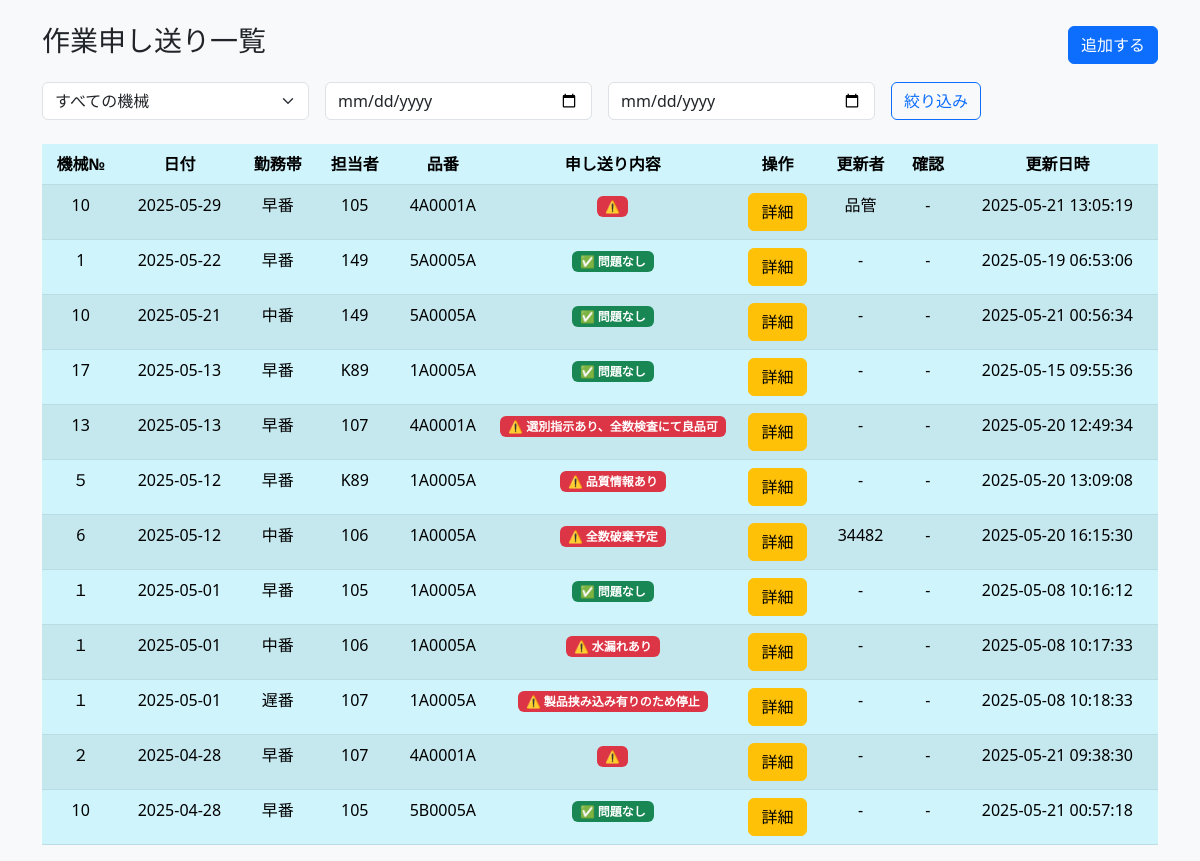
Before: / with the older database file.
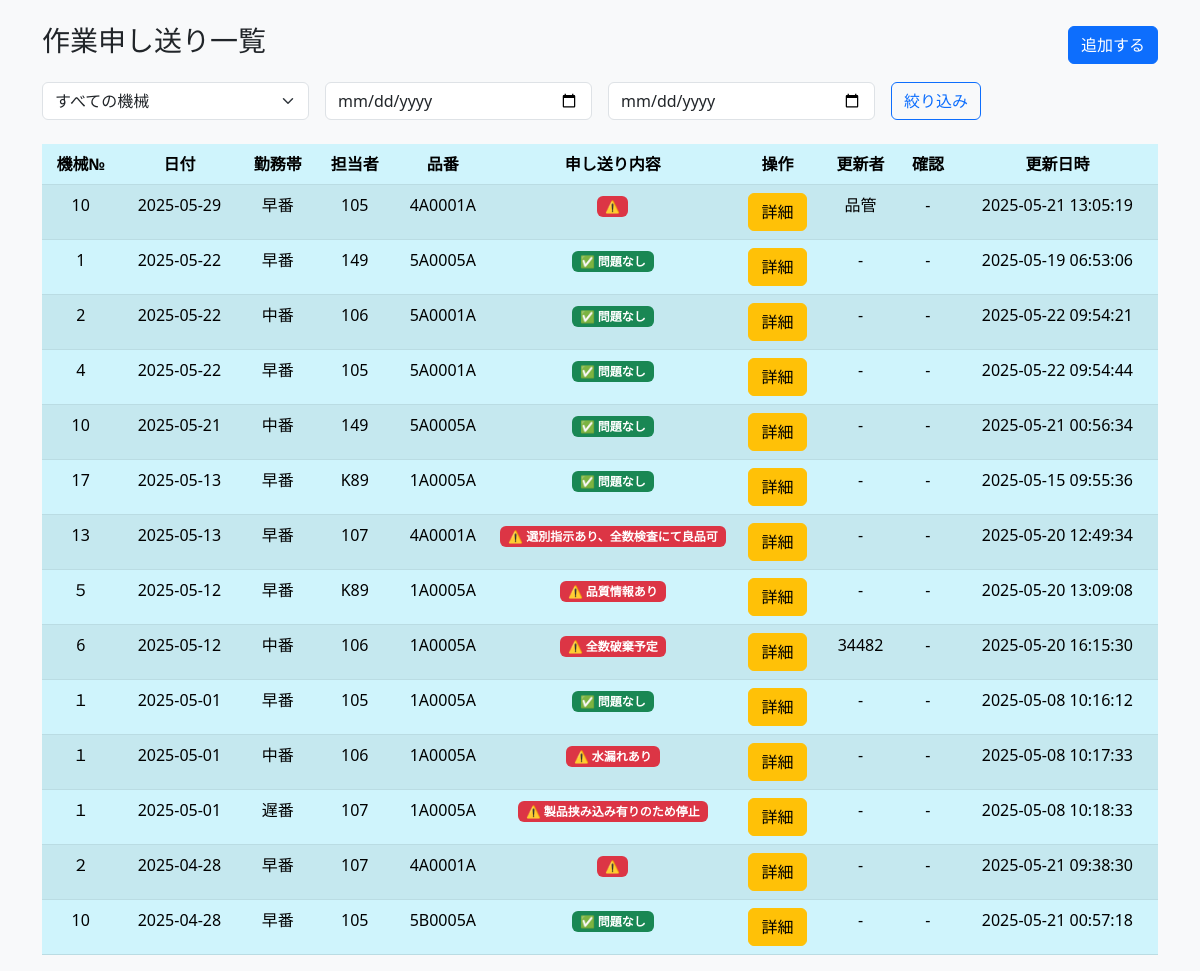
After: the same page with the newer database file.
### tables this page shows
CREATE TABLE work_notes (
        id INTEGER PRIMARY KEY AUTOINCREMENT,
        machine_no TEXT NOT NULL,           -- 機械番号
        date DATE NOT NULL,                 -- 日付
        shift TEXT NOT NULL,                -- 勤務帯（例：早番、遅番など）
        operator TEXT NOT NULL,             -- 担当者
        product_no TEXT NOT NULL,           -- 品番
        note TEXT NOT NULL,                 -- 申し送り内容
        created_at TIMESTAMP DEFAULT CURRENT_TIMESTAMP,
        updated_at TIMESTAMP DEFAULT CURRENT_TIMESTAMP
    , additional_note TEXT, updated_by TEXT, updater TEXT, resolved BOOLEAN DEFAULT 0, status TEXT DEFAULT 'no_issue');

### app.py (the view)
@app.route("/", methods=["GET", "POST"])
def index():
    if request.method == "POST":
        machine_no = request.form["machine_no"]
        date = request.form["date"]
        shift = request.form["shift"]
        operator = request.form["operator"]
        product_no = request.form["product_no"]
        note = request.form["note"]
        add_work_note(machine_no, date, shift, operator, product_no, note)
        return redirect(url_for("index"))
    else:
        machine_no = request.args.get("machine_no")
        start_date = request.args.get("start_date")
        end_date = request.args.get("end_date")
        work_notes = get_filtered_work_notes(machine_no, start_date, end_date)
        machine_nos = get_machine_nos()  # ← 機械№一覧
        return render_template("index.html", work_notes=work_notes, machine_nos=machine_nos)

### database.py (called while the page is built)
def get_connection_db():
    conn = sqlite3.connect("todo.db")
    conn.row_factory = sqlite3.Row
    return conn

def get_machine_nos():
    conn = get_connection_db()
    c = conn.cursor()
    c.execute("SELECT DISTINCT machine_no FROM work_notes ORDER BY machine_no")
    return [row["machine_no"] for row in c.fetchall()]

def get_filtered_work_notes(machine_no=None, start_date=None, end_date=None):
    conn = get_connection_db()
    c = conn.cursor()
    query = """
        SELECT id, machine_no, date, shift, operator, product_no, note, updater, updated_at
        FROM work_notes
        WHERE 1=1
    """
    params = []
    if machine_no:
        query += " AND machine_no = ?"
        params.append(machine_no)
    if start_date:
        query += " AND date >= ?"
        params.append(start_date)
    if end_date:
        query += " AND date <= ?"
        params.append(end_date)
    query += " ORDER BY date DESC"
    c.execute(query, params)
    work_notes = c.fetchall()
    conn.close()
    return work_notes

### templates/index.html (shortened to what this page needs)
<!DOCTYPE html>
<html lang="ja">
<head>
    <link href="https://cdn.jsdelivr.net/npm/bootstrap@5.3.0/dist/css/bootstrap.min.css" rel="stylesheet">
</head>
<body class="bg-light">
    <div class="container mt-4">
        <div class="d-flex justify-content-between align-items-center mb-3">
            <h3>作業申し送り一覧</h3>
            <button class="btn btn-primary" data-bs-toggle="collapse" data-bs-target="#addform">追加する</button>
        </div>
        <form method="get" class="row g-3 mb-4">
            <div class="col-md-3">
                <select name="machine_no" class="form-select">
                    <option value="">すべての機械</option>
                </select>
            </div>
            <div class="col-md-3">
                <input type="date" name="start_date" class="form-control" value="{{ request.args.get('start_date', '') }}">
            </div>
            <div class="col-md-3">
                <input type="date" name="end_date" class="form-control" value="{{ request.args.get('end_date', '') }}">
            </div>
            <div class="col-md-2">
                <button type="submit" class="btn btn-outline-primary">絞り込み</button>
            </div>
        </form>
        <table class="table table-striped table-hover text-center table-info">
            <thead>
                <tr>
                    <th>機械№</th>
                    <th>日付</th>
                    <th>勤務帯</th>
                    <th>担当者</th>
                    <th>品番</th>
                    <th>申し送り内容</th>
                    <th>操作</th>
                    <th>更新者</th>
                    <th>確認</th>
                    <th>更新日時</th>
                </tr>
            </thead>
            <tbody>
                {% for note in work_notes %}
                <tr>
                    <td>{{ note['machine_no'] }}</td>
                    <td>{{ note['date'] }}</td>
                    <td>{{ note['shift'] }}</td>
                    <td>{{ note['operator'] }}</td>
                    <td>{{ note['product_no'] }}</td>
                    {% set lines = note['note'].split('\n') %}
                    {% set last_note = lines[-1] %}
                    <td style="max-width: 200px; word-break: break-word; white-space: normal;">
                        {% if '問題なし' in last_note %}
                        <span class="badge bg-success">✅ 問題なし</span>
                        {% else %}
                        <span class="badge bg-danger">⚠️ {{ last_note }}</span>
                        {% endif %}
                    </td>
                    <td>
                        <a href="{{ url_for('show', id=note['id']) }}" class="btn btn-warning">詳細</a>
                    </td>
                    <td>{{ note.updater or '-' }}</td>
                    <td>
                        {% if note['status'] == 'no_issue' %}
                        ✅ 問題なし
                        {% elif note['status'] == 'resolved' %}
                        ✅ 対応済
                        {% elif note['status'] == 'has_issue' %}
                        ⚠️ 要対応
                        {% else %}
                        -
                        {% endif %}
                    </td>
                    <td>{{ note.updated_at or '-' }}</td>
                </tr>
                {% endfor %}
            </tbody>
        </table>
    </div>
</body>
</html>

Changed rows visible on the page:
added work_notes: machine_no "2", date "2025-05-22", shift "中番", operator "106", product_no "5A0001A", note "✅ 問題なし", updater "-", updated_at "2025-05-22 09:54:21"
added work_notes: machine_no "4", date "2025-05-22", shift "早番", operator "105", product_no "5A0001A", note "✅ 問題なし", updater "-", updated_at "2025-05-22 09:54:44"
